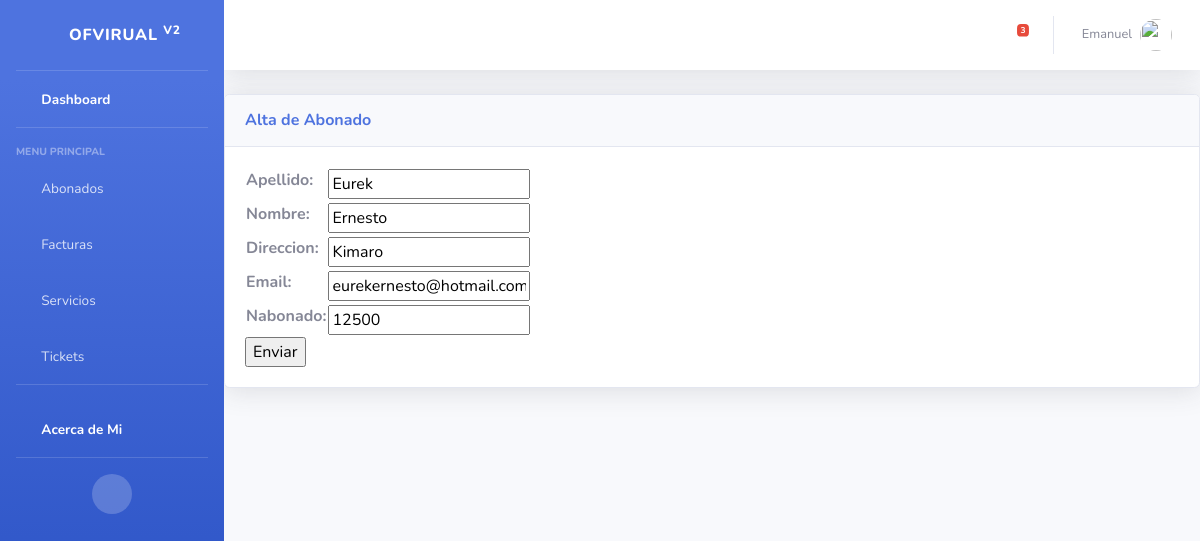
/aplicacion/updateAbonados/3/ (signed in), run on the app's committed database.
### aplicacion/models.py (models this page shows, shortened)
class Abonado(models.Model):
    apellido = models.CharField(max_length=50)
    nombre = models.CharField(max_length=50)
    direccion = models.CharField(max_length=50)
    email = models.EmailField()
    nAbonado = models.IntegerField()

### aplicacion/views.py (the view)
# urls.py: path('updateAbonados/<idAbonados>/', updateAbonados, name="updateAbonados"),
@login_required
def updateAbonados(request, idAbonados):
    abonados = Abonado.objects.get(id=idAbonados)
    if request.method == "POST":
        miForm = AltaAbonados(request.POST)
        if miForm.is_valid():
            abonados.apellido = miForm.cleaned_data.get('apellido')
            abonados.nombre = miForm.cleaned_data.get('nombre')
            abonados.direccion = miForm.cleaned_data.get('direccion')
            abonados.email = miForm.cleaned_data.get('email')
            abonados.nAbonado = miForm.cleaned_data.get('nAbonado')
            abonados.save()
            return redirect(reverse_lazy('listAbonados'))
    else:
        miForm = AltaAbonados(initial={
            'apellido': abonados.apellido,
            'nombre': abonados.nombre,
            'direccion': abonados.direccion,
            'email': abonados.email,
            'nAbonado': abonados.nAbonado,
        })
    return render(request, "aplicacion/altaAbonados.html", {'form': miForm})

### aplicacion/forms.py
class AltaAbonados(forms.Form):
    apellido = forms.CharField(max_length=50)
    nombre = forms.CharField(max_length=50)
    direccion = forms.CharField(max_length=50)
    email = forms.EmailField()
    nAbonado = forms.IntegerField()

### aplicacion/templates/aplicacion/altaAbonados.html (shortened to what this page needs)
{% extends 'aplicacion/home.html' %}
{% block contenido %}
<div class="services-table-container">
    <div class="card shadow mb-4">
        <div class="card-header py-3">
            <h6 class="m-0 font-weight-bold text-primary">Alta de Abonado</h6>
        </div>
        <div class="card-body">
<div class="search-form-container">
    <form action="" method="post">
        <table>
            {{ form.as_table }}
        </table>
        <input type="submit" value="Enviar">
    </form>
</div>
</div>
{% endblock contenido %}

### aplicacion/templates/aplicacion/home.html (shortened to what this page needs)
<!DOCTYPE html>
<html lang="es">
<head>
    {% load static %}
    <link href="{% static 'vendor/fontawesome-free/css/all.min.css' %}" rel="stylesheet" type="text/css">
    <link href="{% static 'css/sb-admin-2.min.css' %}" rel="stylesheet">
</head>
<body id="page-top">
    <div id="wrapper">
        <ul class="navbar-nav bg-gradient-primary sidebar sidebar-dark accordion" id="accordionSidebar">
            <a class="sidebar-brand d-flex align-items-center justify-content-center">
                <div class="sidebar-brand-icon rotate-n-15">
                    <i class="fas fa-laugh-wink"></i>
                </div>
                <div class="sidebar-brand-text mx-3">OfVirual <sup>v2</sup></div>
            </a>
            {% if user.is_authenticated %}
            <hr class="sidebar-divider my-0">
            <li class="nav-item active">
                <a class="nav-link" href="{% url 'home' %}">
                    <i class="fas fa-fw fa-tachometer-alt"></i>
                    <span>Dashboard</span></a>
            </li>
            <hr class="sidebar-divider">
            <div class="sidebar-heading">
                Menu Principal
            </div>
            <li class="nav-item">
                <a class="nav-link collapsed" href="#" data-toggle="collapse" data-target="#collapsePages"
                    aria-expanded="true" aria-controls="collapsePages">
                    <i class="fas fa-fw fa-users"></i>
                    <span>Abonados</span>
                </a>
            </li>
            <li class="nav-item">
                <a class="nav-link collapsed" href="#" data-toggle="collapse" data-target="#collapseTwo"
                    aria-expanded="true" aria-controls="collapseTwo">
                    <i class="fas fa-fw fa-bars"></i>
                    <span>Facturas</span>
                </a>
            </li>
            <li class="nav-item">
                <a class="nav-link collapsed" href="#" data-toggle="collapse" data-target="#collapseUtilities"
                    aria-expanded="true" aria-controls="collapseUtilities">
                    <i class="fas fa-fw fa-desktop"></i>
                    <span>Servicios</span>
                </a>
            </li>
            <li class="nav-item">
                <a class="nav-link collapsed" href="#" data-toggle="collapse" data-target="#collapseTicket"
                    aria-expanded="true" aria-controls="collapseTicket">
                    <i class="fas fa-fw fa-wrench"></i>
                    <span>Tickets</span>
                </a>
            </li>
            <hr class="sidebar-divider">
            <li class="nav-item active">
                <a class="nav-link" href="{% url 'acerca' %}">
                <i class="fas fa-fw fa-male"></i>
                <span>Acerca de Mi</span></a>
            </li>
            {% endif %}
            <hr class="sidebar-divider d-none d-md-block">
            <div class="text-center d-none d-md-inline">
                <button class="rounded-circle border-0" id="sidebarToggle"></button>
            </div>
        </ul>
        <div id="content-wrapper" class="d-flex flex-column">
            <div id="content">
                <nav class="navbar navbar-expand navbar-light bg-white topbar mb-4 static-top shadow">
                    <ul class="navbar-nav ml-auto">
                        <li class="nav-item dropdown no-arrow mx-1">
                            <a class="nav-link dropdown-toggle" href="#" id="alertsDropdown" role="button"
                                data-toggle="dropdown" aria-haspopup="true" aria-expanded="false">
                                <i class="fas fa-bell fa-fw"></i>
                                <span class="badge badge-danger badge-counter">3</span>
                            </a>
                        </li>
                        <li class="nav-item dropdown no-arrow">
                            <a class="nav-link dropdown-toggle" href="#" id="userDropdown" role="button"
                                data-toggle="dropdown" aria-haspopup="true" aria-expanded="false">
                                <span class="mr-2 d-none d-lg-inline text-gray-600 small">{{user.username}}</span>
                                <img class="img-profile rounded-circle"
                                    src="{{ request.session.avatar }}" >
                            </a>
                        </li>
                    </ul>
                </nav>
        {% block contenido%}{% endblock contenido%}
    </div>
</body>
</html>

### data on the page
Abonado: apellido "Eurek", nombre "Ernesto", direccion "Kimaro", email "eurekernesto@hotmail.com", nAbonado "12500"

### other printed values
{{ user.username }} "Emanuel"
